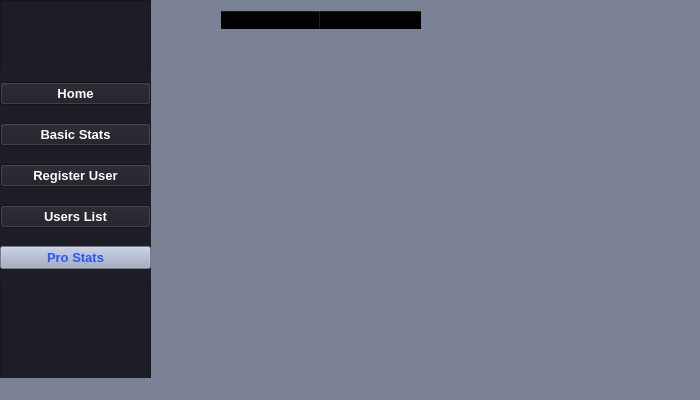
<?xml version="1.0" encoding="UTF-8"?>
<ui version="4.0">
 <class>MainWindow</class>
 <widget class="QMainWindow" name="MainWindow">
  <property name="geometry">
   <rect>
    <x>0</x>
    <y>0</y>
    <width>700</width>
    <height>400</height>
   </rect>
  </property>
  <property name="windowTitle">
   <string>MainWindow</string>
  </property>
  <property name="styleSheet">
   <string notr="true">background-color:#7B8295;</string>
  </property>
  <widget class="QWidget" name="centralwidget">
   <widget class="QFrame" name="frame">
    <property name="geometry">
     <rect>
      <x>0</x>
      <y>0</y>
      <width>151</width>
      <height>661</height>
     </rect>
    </property>
    <property name="styleSheet">
     <string notr="true">background-color: #1D1D25;</string>
    </property>
    <property name="frameShape">
     <enum>QFrame::StyledPanel</enum>
    </property>
    <property name="frameShadow">
     <enum>QFrame::Raised</enum>
    </property>
    <widget class="QWidget" name="gridLayoutWidget_3">
     <property name="geometry">
      <rect>
       <x>0</x>
       <y>70</y>
       <width>151</width>
       <height>211</height>
      </rect>
     </property>
     <layout class="QGridLayout" name="gridLayout_3">
      <item row="0" column="0">
       <widget class="QPushButton" name="home">
        <property name="font">
         <font>
          <pointsize>10</pointsize>
          <weight>75</weight>
          <bold>true</bold>
         </font>
        </property>
        <property name="styleSheet">
         <string notr="true">color: #fff;</string>
        </property>
        <property name="text">
         <string>Home</string>
        </property>
       </widget>
      </item>
      <item row="4" column="0">
       <widget class="QPushButton" name="pro">
        <property name="font">
         <font>
          <pointsize>10</pointsize>
          <weight>75</weight>
          <bold>true</bold>
         </font>
        </property>
        <property name="styleSheet">
         <string notr="true">color: rgb(35, 86, 255);
background-color: #A1A8C2;</string>
        </property>
        <property name="text">
         <string>Pro Stats</string>
        </property>
       </widget>
      </item>
      <item row="3" column="0">
       <widget class="QPushButton" name="users_list">
        <property name="font">
         <font>
          <pointsize>10</pointsize>
          <weight>75</weight>
          <bold>true</bold>
         </font>
        </property>
        <property name="styleSheet">
         <string notr="true">color: #fff;</string>
        </property>
        <property name="text">
         <string>Users List</string>
        </property>
       </widget>
      </item>
      <item row="1" column="0">
       <widget class="QPushButton" name="stats">
        <property name="font">
         <font>
          <pointsize>10</pointsize>
          <weight>75</weight>
          <bold>true</bold>
         </font>
        </property>
        <property name="styleSheet">
         <string notr="true">color: #fff;</string>
        </property>
        <property name="text">
         <string>Basic Stats</string>
        </property>
       </widget>
      </item>
      <item row="2" column="0">
       <widget class="QPushButton" name="register_2">
        <property name="font">
         <font>
          <pointsize>10</pointsize>
          <weight>75</weight>
          <bold>true</bold>
         </font>
        </property>
        <property name="styleSheet">
         <string notr="true">color: #fff;</string>
        </property>
        <property name="text">
         <string>Register User</string>
        </property>
       </widget>
      </item>
     </layout>
    </widget>
   </widget>
   <widget class="QTableWidget" name="tableWidget">
    <property name="geometry">
     <rect>
      <x>220</x>
      <y>10</y>
      <width>461</width>
      <height>331</height>
     </rect>
    </property>
    <property name="font">
     <font>
      <pointsize>10</pointsize>
     </font>
    </property>
    <property name="styleSheet">
     <string notr="true">background-color: transparent;</string>
    </property>
    <column>
     <property name="text">
      <string>DateTime</string>
     </property>
    </column>
    <column>
     <property name="text">
      <string>No Mask</string>
     </property>
    </column>
   </widget>
  </widget>
  <widget class="QMenuBar" name="menubar">
   <property name="geometry">
    <rect>
     <x>0</x>
     <y>0</y>
     <width>700</width>
     <height>26</height>
    </rect>
   </property>
  </widget>
  <widget class="QStatusBar" name="statusbar"/>
 </widget>
 <resources/>
 <connections/>
</ui>
